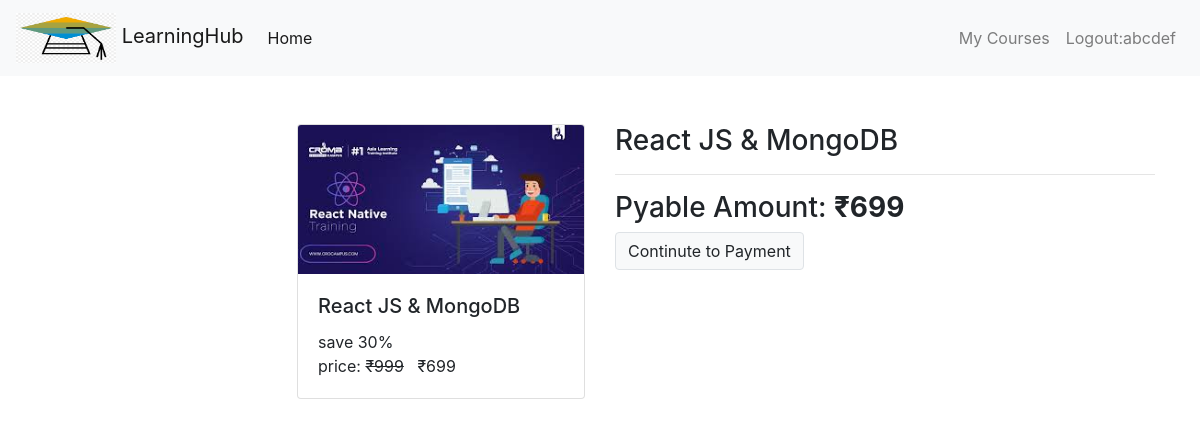
Page /check-out/react_mongo (signed in) on the earlier database version.
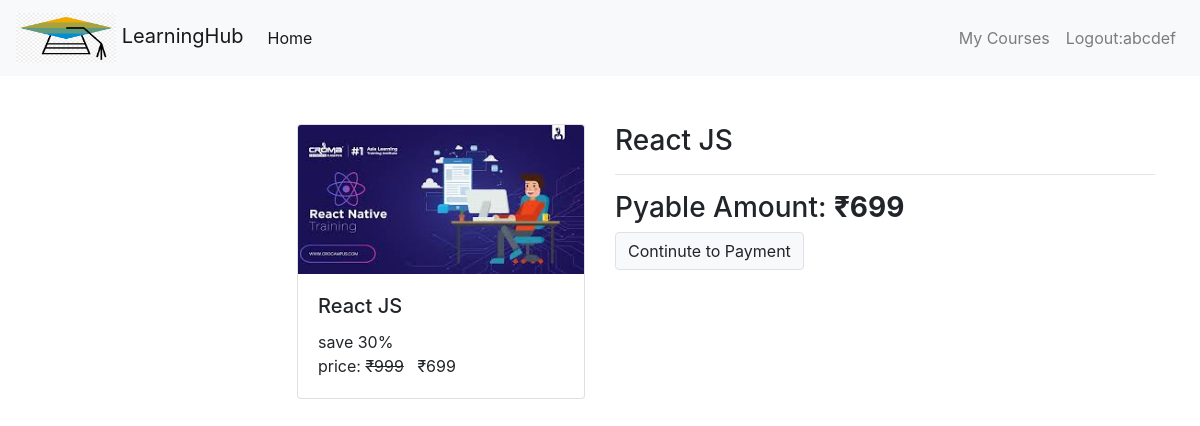
Same page on the later database version.
### courses/models/courses.py (models this page shows, shortened)
class Course(models.Model):
    name = models.CharField(max_length=50, null=False)
    slug = models.CharField(max_length=50, null=False , unique=True)
    description = models.CharField(max_length=200, null=True)
    price = models.IntegerField(null=False)
    discount = models.IntegerField(null=False, default=0)
    active = models.BooleanField(default=False)
    thumbnail = models.ImageField(upload_to="files/thumbnail")
    date = models.DateTimeField(auto_now_add=True)
    resource = models.FileField(upload_to='files/resource')
    length = models.IntegerField(null=False)

### courses/views/checkout.py (the view, shortened to what this page needs)
# urls.py: path('check-out/<str:slug>',checkout,name='check-out'),
@login_required(login_url='/login')
def checkout(request,slug):
    course  = Course.objects.get( slug = slug)
    user = request.user
    action = request.GET.get('action')
    order = None
    payment = None
    error = None
    context = {
        "course" : course,
        "order" : order,
        "payment" : payment,
        "user" : user,
        "error" : error,
    }
    return render(request , template_name="courses/check_out.html",
                  context = context)

### courses/templatetags/course_custom_tags.py (called while the page is built)
@register.simple_tag
def calc_sellprice(price,discount):
    if discount is None or discount == 0:
        return price
    sellprice = price
    sellprice = price - ( price * discount * 0.01)
    return math.floor(sellprice)

@register.filter
def rupee(price):
    return f'₹{price}'

### courses/templates/courses/check_out.html (shortened to what this page needs)
{% extends './base.html' %}
{% load course_custom_tags %}
{% block content %}
<div class="container">
    <br>
    <br>
    <div class="row" >
        <div class="col mx-auto">
            <div class="card ml-auto" style="width: 18rem">
              <img
              src="{{ course.thumbnail.url }}"
               class="card-img-top"
                alt="card image cap"
              />
              <div class="card-body">
                <h5 class="card-title">{{ course.name }}</h5>
                <p class="card-text m-0 p-0">
                  save {{ course.discount }}%
                  <br />
                  <span class="price">
                    price: <del> {{ course.price|rupee }}</del>
                    <span>
                      {% calc_sellprice course.price course.discount as value %}
                      {{value|rupee}}</span>
                  </span>
                </p>
              </div>
            </div>
        </div>
        <div class="col">
            <div>
                <h3>{{ course.name }}</h3>
                <hr>
                <h3>Pyable Amount:
                    {% calc_sellprice course.price course.discount as value %}
                    <b>{{value|rupee}}</b>
                </h3>
                <a class="btn btn-light border" href="?action=create_payment">Continute to Payment</a>
            </div>
        </div>
    </div>
</div>
{% endblock %}

Differences in the rows shown:
changed Course: name "React JS & MongoDB" → "React JS"
